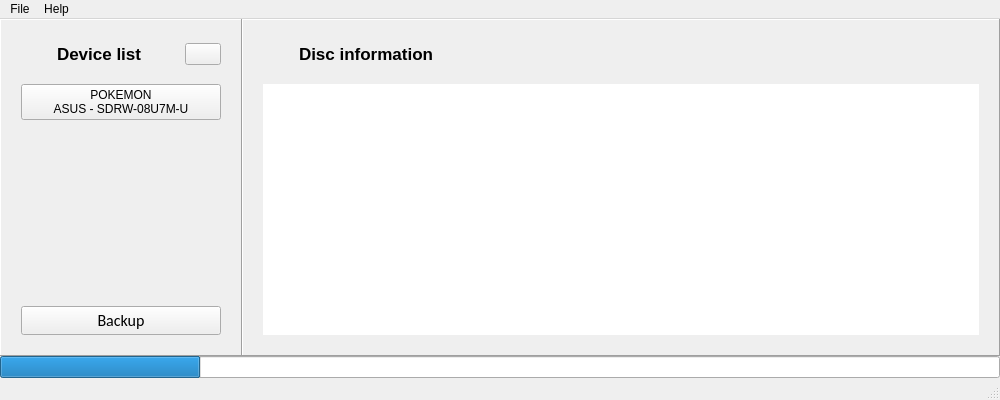
<?xml version="1.0" encoding="UTF-8"?>
<ui version="4.0">
 <class>MainWindow</class>
 <widget class="QMainWindow" name="MainWindow">
  <property name="geometry">
   <rect>
    <x>0</x>
    <y>0</y>
    <width>1000</width>
    <height>400</height>
   </rect>
  </property>
  <property name="windowTitle">
   <string>Slipstream</string>
  </property>
  <property name="windowIcon">
   <iconset>
    <normaloff>static/img/music-disc-with-luster.svg</normaloff>static/img/music-disc-with-luster.svg</iconset>
  </property>
  <widget class="QWidget" name="cw">
   <layout class="QVBoxLayout" name="verticalLayout_6">
    <property name="spacing">
     <number>0</number>
    </property>
    <property name="leftMargin">
     <number>0</number>
    </property>
    <property name="topMargin">
     <number>0</number>
    </property>
    <property name="rightMargin">
     <number>0</number>
    </property>
    <property name="bottomMargin">
     <number>0</number>
    </property>
    <item>
     <layout class="QHBoxLayout" name="horizontalLayout">
      <property name="spacing">
       <number>0</number>
      </property>
      <item>
       <widget class="QFrame" name="deviceListFrame">
        <property name="frameShape">
         <enum>QFrame::Panel</enum>
        </property>
        <property name="frameShadow">
         <enum>QFrame::Raised</enum>
        </property>
        <layout class="QVBoxLayout" name="verticalLayout_2">
         <property name="spacing">
          <number>16</number>
         </property>
         <property name="leftMargin">
          <number>20</number>
         </property>
         <property name="topMargin">
          <number>20</number>
         </property>
         <property name="rightMargin">
          <number>20</number>
         </property>
         <property name="bottomMargin">
          <number>20</number>
         </property>
         <item>
          <layout class="QHBoxLayout" name="deviceListHeader">
           <property name="spacing">
            <number>16</number>
           </property>
           <property name="sizeConstraint">
            <enum>QLayout::SetMinimumSize</enum>
           </property>
           <item>
            <widget class="QLabel" name="discIcon">
             <property name="minimumSize">
              <size>
               <width>20</width>
               <height>20</height>
              </size>
             </property>
             <property name="maximumSize">
              <size>
               <width>20</width>
               <height>20</height>
              </size>
             </property>
             <property name="pixmap">
              <pixmap>static/img/music-disc-with-luster.svg</pixmap>
             </property>
             <property name="scaledContents">
              <bool>true</bool>
             </property>
            </widget>
           </item>
           <item>
            <widget class="QLabel" name="deviceListL">
             <property name="minimumSize">
              <size>
               <width>0</width>
               <height>28</height>
              </size>
             </property>
             <property name="font">
              <font>
               <family>Arial</family>
               <pointsize>13</pointsize>
               <bold>true</bold>
              </font>
             </property>
             <property name="text">
              <string>Device list</string>
             </property>
            </widget>
           </item>
           <item>
            <widget class="QPushButton" name="refreshIcon">
             <property name="maximumSize">
              <size>
               <width>36</width>
               <height>16777215</height>
              </size>
             </property>
             <property name="icon">
              <iconset>
               <normaloff>static/img/refresh.svg</normaloff>static/img/refresh.svg</iconset>
             </property>
             <property name="iconSize">
              <size>
               <width>20</width>
               <height>20</height>
              </size>
             </property>
            </widget>
           </item>
          </layout>
         </item>
         <item>
          <widget class="QScrollArea" name="deviceListDevices">
           <property name="sizePolicy">
            <sizepolicy hsizetype="Minimum" vsizetype="Expanding">
             <horstretch>0</horstretch>
             <verstretch>0</verstretch>
            </sizepolicy>
           </property>
           <property name="minimumSize">
            <size>
             <width>200</width>
             <height>0</height>
            </size>
           </property>
           <property name="frameShape">
            <enum>QFrame::NoFrame</enum>
           </property>
           <property name="horizontalScrollBarPolicy">
            <enum>Qt::ScrollBarAlwaysOff</enum>
           </property>
           <property name="widgetResizable">
            <bool>true</bool>
           </property>
           <widget class="QWidget" name="deviceListDevices_2">
            <property name="geometry">
             <rect>
              <x>0</x>
              <y>0</y>
              <width>200</width>
              <height>200</height>
             </rect>
            </property>
            <layout class="QVBoxLayout" name="verticalLayout_3">
             <property name="spacing">
              <number>16</number>
             </property>
             <property name="leftMargin">
              <number>0</number>
             </property>
             <property name="topMargin">
              <number>0</number>
             </property>
             <property name="rightMargin">
              <number>0</number>
             </property>
             <property name="bottomMargin">
              <number>0</number>
             </property>
             <item>
              <widget class="QPushButton" name="exampleDevice">
               <property name="text">
                <string>POKEMON
ASUS - SDRW-08U7M-U</string>
               </property>
              </widget>
             </item>
             <item>
              <spacer name="deviceListSpacer">
               <property name="orientation">
                <enum>Qt::Vertical</enum>
               </property>
               <property name="sizeHint" stdset="0">
                <size>
                 <width>20</width>
                 <height>40</height>
                </size>
               </property>
              </spacer>
             </item>
            </layout>
           </widget>
          </widget>
         </item>
         <item>
          <widget class="QPushButton" name="backupButton">
           <property name="font">
            <font>
             <family>Calibri</family>
             <pointsize>12</pointsize>
             <bold>false</bold>
             <stylestrategy>PreferDefault</stylestrategy>
            </font>
           </property>
           <property name="text">
            <string>Backup</string>
           </property>
          </widget>
         </item>
        </layout>
       </widget>
      </item>
      <item>
       <widget class="QFrame" name="discInfoFrame">
        <property name="frameShape">
         <enum>QFrame::Panel</enum>
        </property>
        <property name="frameShadow">
         <enum>QFrame::Raised</enum>
        </property>
        <layout class="QVBoxLayout" name="verticalLayout">
         <property name="spacing">
          <number>16</number>
         </property>
         <property name="leftMargin">
          <number>20</number>
         </property>
         <property name="topMargin">
          <number>20</number>
         </property>
         <property name="rightMargin">
          <number>20</number>
         </property>
         <property name="bottomMargin">
          <number>20</number>
         </property>
         <item>
          <layout class="QHBoxLayout" name="deviceInfoHeader">
           <property name="spacing">
            <number>16</number>
           </property>
           <property name="sizeConstraint">
            <enum>QLayout::SetMinimumSize</enum>
           </property>
           <item>
            <widget class="QLabel" name="infoIcon">
             <property name="minimumSize">
              <size>
               <width>20</width>
               <height>20</height>
              </size>
             </property>
             <property name="maximumSize">
              <size>
               <width>20</width>
               <height>20</height>
              </size>
             </property>
             <property name="pixmap">
              <pixmap>static/img/info-circle.svg</pixmap>
             </property>
             <property name="scaledContents">
              <bool>true</bool>
             </property>
            </widget>
           </item>
           <item>
            <widget class="QLabel" name="label_4">
             <property name="sizePolicy">
              <sizepolicy hsizetype="Preferred" vsizetype="Fixed">
               <horstretch>0</horstretch>
               <verstretch>0</verstretch>
              </sizepolicy>
             </property>
             <property name="minimumSize">
              <size>
               <width>0</width>
               <height>28</height>
              </size>
             </property>
             <property name="font">
              <font>
               <family>Arial</family>
               <pointsize>13</pointsize>
               <bold>true</bold>
              </font>
             </property>
             <property name="text">
              <string>Disc information</string>
             </property>
            </widget>
           </item>
          </layout>
         </item>
         <item>
          <widget class="QTreeWidget" name="discInfoList">
           <property name="frameShape">
            <enum>QFrame::NoFrame</enum>
           </property>
           <property name="sizeAdjustPolicy">
            <enum>QAbstractScrollArea::AdjustToContents</enum>
           </property>
           <property name="selectionBehavior">
            <enum>QAbstractItemView::SelectItems</enum>
           </property>
           <property name="columnCount">
            <number>2</number>
           </property>
           <attribute name="headerVisible">
            <bool>false</bool>
           </attribute>
           <attribute name="headerCascadingSectionResizes">
            <bool>true</bool>
           </attribute>
           <attribute name="headerMinimumSectionSize">
            <number>175</number>
           </attribute>
           <attribute name="headerStretchLastSection">
            <bool>false</bool>
           </attribute>
           <column>
            <property name="text">
             <string>Name</string>
            </property>
           </column>
           <column>
            <property name="text">
             <string>Value</string>
            </property>
           </column>
          </widget>
         </item>
        </layout>
       </widget>
      </item>
     </layout>
    </item>
    <item>
     <widget class="QProgressBar" name="progressBar">
      <property name="value">
       <number>20</number>
      </property>
      <property name="textVisible">
       <bool>false</bool>
      </property>
     </widget>
    </item>
   </layout>
  </widget>
  <widget class="QStatusBar" name="statusbar"/>
  <widget class="QMenuBar" name="menubar">
   <property name="geometry">
    <rect>
     <x>0</x>
     <y>0</y>
     <width>1000</width>
     <height>22</height>
    </rect>
   </property>
   <widget class="QMenu" name="menuFile">
    <property name="title">
     <string>File</string>
    </property>
    <widget class="QMenu" name="menuOpen_Recent">
     <property name="enabled">
      <bool>false</bool>
     </property>
     <property name="title">
      <string>Open Recent</string>
     </property>
    </widget>
    <addaction name="actionOpen"/>
    <addaction name="menuOpen_Recent"/>
    <addaction name="separator"/>
    <addaction name="actionExit"/>
   </widget>
   <widget class="QMenu" name="menuHelp">
    <property name="title">
     <string>Help</string>
    </property>
    <addaction name="actionAbout"/>
   </widget>
   <addaction name="menuFile"/>
   <addaction name="menuHelp"/>
  </widget>
  <action name="actionOpen">
   <property name="text">
    <string>Open</string>
   </property>
   <property name="shortcut">
    <string>Ctrl+O</string>
   </property>
  </action>
  <action name="actionExit">
   <property name="text">
    <string>Exit</string>
   </property>
   <property name="shortcut">
    <string>Ctrl+Q</string>
   </property>
  </action>
  <action name="actionAbout">
   <property name="text">
    <string>About</string>
   </property>
  </action>
 </widget>
 <resources/>
 <connections/>
</ui>
